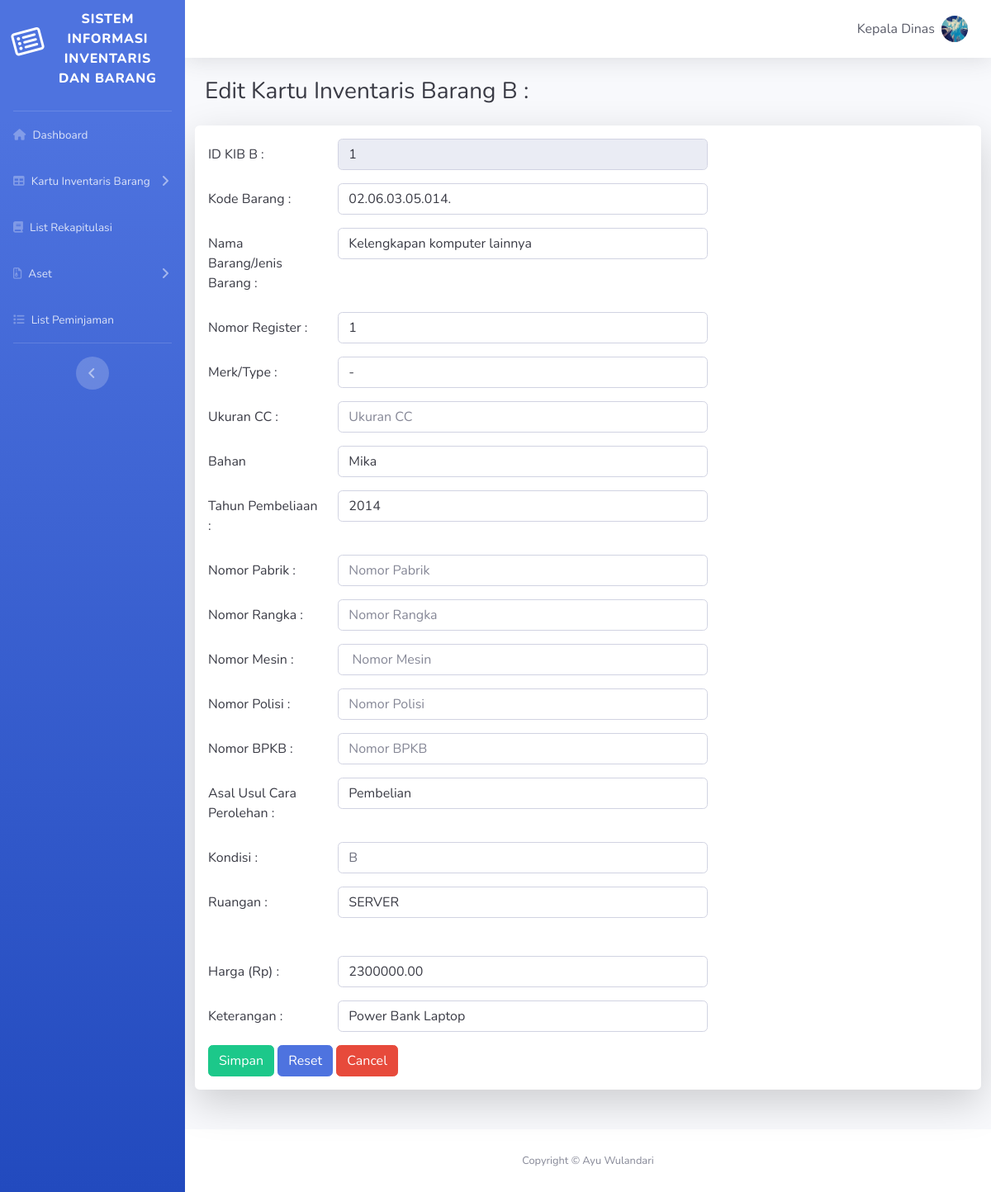
The page /view/ubah_kibB.php?id_kibB=1 (signed in) on the database its author committed.
### tables this page shows
CREATE TABLE `user` (
  `id_user` int(150) NOT NULL,
  `username` varchar(150) NOT NULL,
  `fullname` varchar(150) NOT NULL,
  `password` varchar(100) NOT NULL,
  `nip` varchar(255) NOT NULL,
  `jabatan` varchar(255) NOT NULL,
  `level` varchar(40) NOT NULL,
  `foto` varchar(100) DEFAULT NULL
);

CREATE TABLE `kib_b` (
  `id_kibB` int(150) NOT NULL,
  `kode_barang` varchar(150) NOT NULL,
  `nama_barang` varchar(200) NOT NULL,
  `nomor_register` varchar(100) NOT NULL,
  `merk` varchar(40) NOT NULL,
  `ukuran` varchar(40) NOT NULL,
  `bahan` varchar(50) NOT NULL,
  `tahun_pembelian` varchar(30) NOT NULL,
  `pabrik` varchar(40) NOT NULL,
  `rangka` varchar(30) NOT NULL,
  `mesin` varchar(30) NOT NULL,
  `polisi` varchar(30) NOT NULL,
  `bpkb` varchar(30) NOT NULL,
  `asal_usul` varchar(100) NOT NULL,
  `kondisi` varchar(50) NOT NULL,
  `ruangan` varchar(70) NOT NULL,
  `harga` decimal(21,2) NOT NULL,
  `keterangan` varchar(50) NOT NULL
);

### view/ubah_kibB.php (the view, shortened to what the rows shown need)
<?php
include '../config.php';
?>
<!DOCTYPE html>
<html lang="en">
<head>
  <link href="vendor/fontawesome-free/css/all.min.css" rel="stylesheet" type="text/css">
  <link href="css/sb-admin-2.min.css" rel="stylesheet">
</head>
<body id="page-top">
  <div id="wrapper">
    <div id="content-wrapper" class="d-flex flex-column">
      <div id="content">
        <nav class="navbar navbar-expand navbar-light bg-white topbar mb-4 static-top shadow">
          <ul class="navbar-nav ml-auto">
            <li class="nav-item dropdown no-arrow">
              <a class="nav-link dropdown-toggle" href="#" id="userDropdown" role="button" data-toggle="dropdown" aria-haspopup="true" aria-expanded="false">
                <span class="mr-2 d-none d-lg-inline text-gray-800 medium"><?php echo $user->tampil_user("fullname", $_SESSION['iduser']) ;?></span>
                <img class="img-profile rounded-circle" src="./img/gambar/<?php echo $user->tampil_user("foto", $_SESSION['iduser']) ;?>" width="300" height="200">
              </a>
            </li>
          </ul>
        </nav>
        <div class="container-fluid">
          <h1 class="h3 mb-4 text-gray-900">Edit Kartu Inventaris Barang B :</h1>
          <div class="row">
          <div class="shadow-lg p-3 mb-5 col-sm-12 bg-white rounded">
          <form action="../modal/m.ubahKIBB.php" method="POST" data-parsley-validate class="form-horizontal form-label text-gray-900">
            <div class="form-group row">
                <div class="col-sm-10 col-md-6">
                  <input type="text" class="form-control text-gray-900" id="colFormLabel" name="kode_barang" value="<?php echo $kib->cetak_kibB('kode_barang',$_GET['id_kibB']); ?>" placeholder="Kode Barang" required>
                </div>
              </div>
              <div class="form-group row">
                <div class="col-sm-10 col-md-6">
                  <input type="text" class="form-control text-gray-900" id="colFormLabel" name="nama_barang" value="<?php echo $kib->cetak_kibB('nama_barang',$_GET['id_kibB']); ?>" placeholder="Nama Barang/Jenis Barang" required>
                </div>
              </div>
              <div class="form-group row">
                <div class="col-sm-10 col-md-6">
                  <input type="text" class="form-control text-gray-900" id="colFormLabel" name="nomor_register" value="<?php echo $kib->cetak_kibB('nomor_register',$_GET['id_kibB']); ?>" placeholder="Nomor Register" required>
                </div>
              </div>
              <div class="form-group row">
                <div class="col-sm-10 col-md-6">
                  <input type="text" class="form-control text-gray-900" id="colFormLabel" name="merk" value="<?php echo $kib->cetak_kibB('merk',$_GET['id_kibB']); ?>" placeholder="Merk/Type" required>
                </div>
              </div>
              <div class="form-group row">
                <div class="col-sm-10 col-md-6">
                  <input type="text" class="form-control text-gray-900" id="colFormLabel" name="bahan" value="<?php echo $kib->cetak_kibB('bahan',$_GET['id_kibB']); ?>" placeholder="Bahan" required>
                </div>
              </div>
              <div class="form-group row">
                <div class="col-sm-10 col-md-6">
                  <input type="text" class="form-control text-gray-900" id="colFormLabel"  name="tahun_pembelian" value="<?php echo $kib->cetak_kibB('tahun_pembelian',$_GET['id_kibB']); ?>" placeholder="Tahun Pembeliaan">
                </div>
              </div>
              <div class="form-group row">
                <div class="col-sm-10 col-md-6">
                  <input type="text" class="form-control text-gray-900" id="colFormLabel" name="asal_usul" value="<?php echo $kib->cetak_kibB('asal_usul',$_GET['id_kibB']); ?>" placeholder="Asal Usul Cara Perolehan" required>
                </div>
              </div>
              <div class="form-group row">
                <div class="col-sm-10 col-md-6">
                  <input type="text" class="form-control" id="colFormLabel" name="kondisi" value="<?php echo $kib->cetak_kibB('kondisi',$_GET['id_kibB']); ?>" placeholder="Kondisi" required>
                </div>
              </div>
              <div class="form-group row">
                <div class="col-sm-10 col-md-6">
                  <input type="text" class="form-control text-gray-900" id="colFormLabel" name="ruangan" value="<?php echo $kib->cetak_kibB('ruangan',$_GET['id_kibB']); ?>" placeholder="Ruangan" required>
                </div>
              </div>
              <div class="form-group row">
                <div class="col-sm-10 col-md-6">
                  <input type="number" class="form-control text-gray-900" id="duit" name="harga" value="<?php echo $kib->cetak_kibB('harga',$_GET['id_kibB']); ?>" placeholder="Harga (Rp)" required>
                </div>
              </div>
             <div class="form-group row">
                <div class="col-sm-10 col-md-6">
                  <input type="text" class="form-control text-gray-900" id="colFormLabel" name="keterangan" value="<?php echo $kib->cetak_kibB('keterangan',$_GET['id_kibB']); ?>"  placeholder="Keterangan">
                </div>
              </div>
            </form>
      </div>
    </div>
    </div>
    </div>
  </div>
</body>
</html>

### rows shown on the page
user: fullname "Kepala Dinas", foto (picture)
kib_b: kode_barang "02.06.03.05.014.", nama_barang "Kelengkapan komputer lainnya", nomor_register "1", merk "-", bahan "Mika", tahun_pembelian "2014", asal_usul "Pembelian", kondisi "B", ruangan "SERVER", harga "2300000.00", keterangan "Power Bank Laptop"
